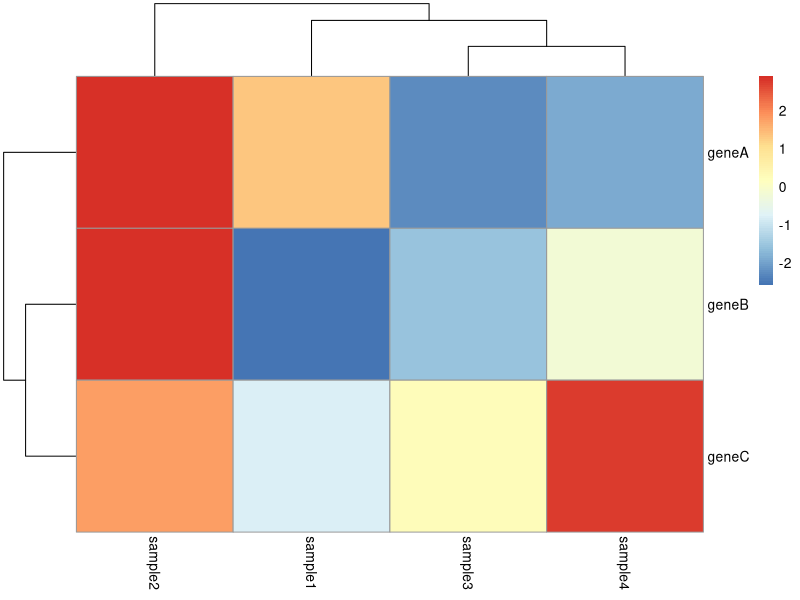
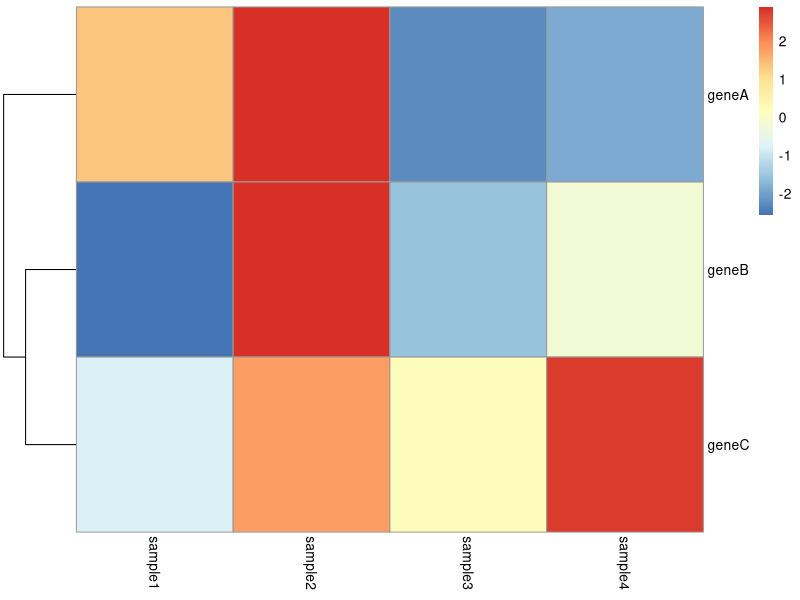
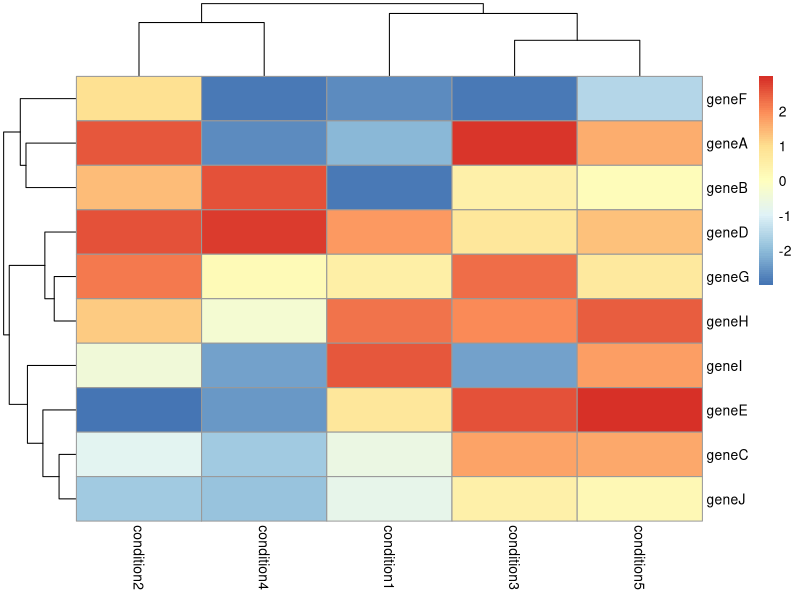

Generate these figures, in order, with R:
### make a data frame with gene expression values. The gene IDs should be in row names. test change in the comment
df <- data.frame(row.names = c("geneA", "geneB", "geneC"),
                 sample1 = runif(3, min = -3, max = 3),
                 sample2 = runif(3, min = -3, max = 3),
                 sample3 = runif(3, min = -3, max = 3),
                 sample4 = runif(3, min = -3, max = 3))

### make a simple heatmap
# load library
library(pheatmap) 

# make the heatmap
pheatmap(df)


# re-draw the heatmap without clustering genes
pheatmap(df,
         cluster_cols = FALSE)

### exercise – making simple heatmaps
# make a dataframe, where gene IDs are in row names;
# number of values to be drawn by runif() should be the same as the number of rows (genes)
df <- data.frame(row.names = c("geneA", "geneB", "geneC", "geneD", "geneE", "geneF", "geneG", "geneH", "geneI", "geneJ"),
                 condition1 = runif(10, min = -3, max = 3),
                 condition2 = runif(10, min = -3, max = 3),
                 condition3 = runif(10, min = -3, max = 3),
                 condition4 = runif(10, min = -3, max = 3),
                 condition5 = runif(10, min = -3, max = 3))

# load the library
library(pheatmap)

# initial plot
pheatmap(df)

# final plot
pheatmap(df,
         cluster_cols = FALSE,
         border_color = NA,
         filename = "heatmap.png")
